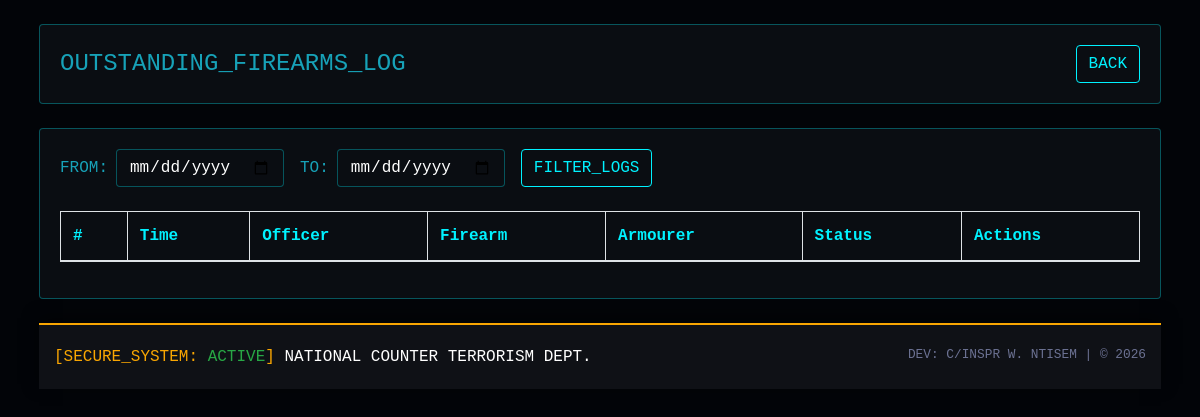
/not-returns-firearms.php (signed in), run on an earlier commit of the app's database.
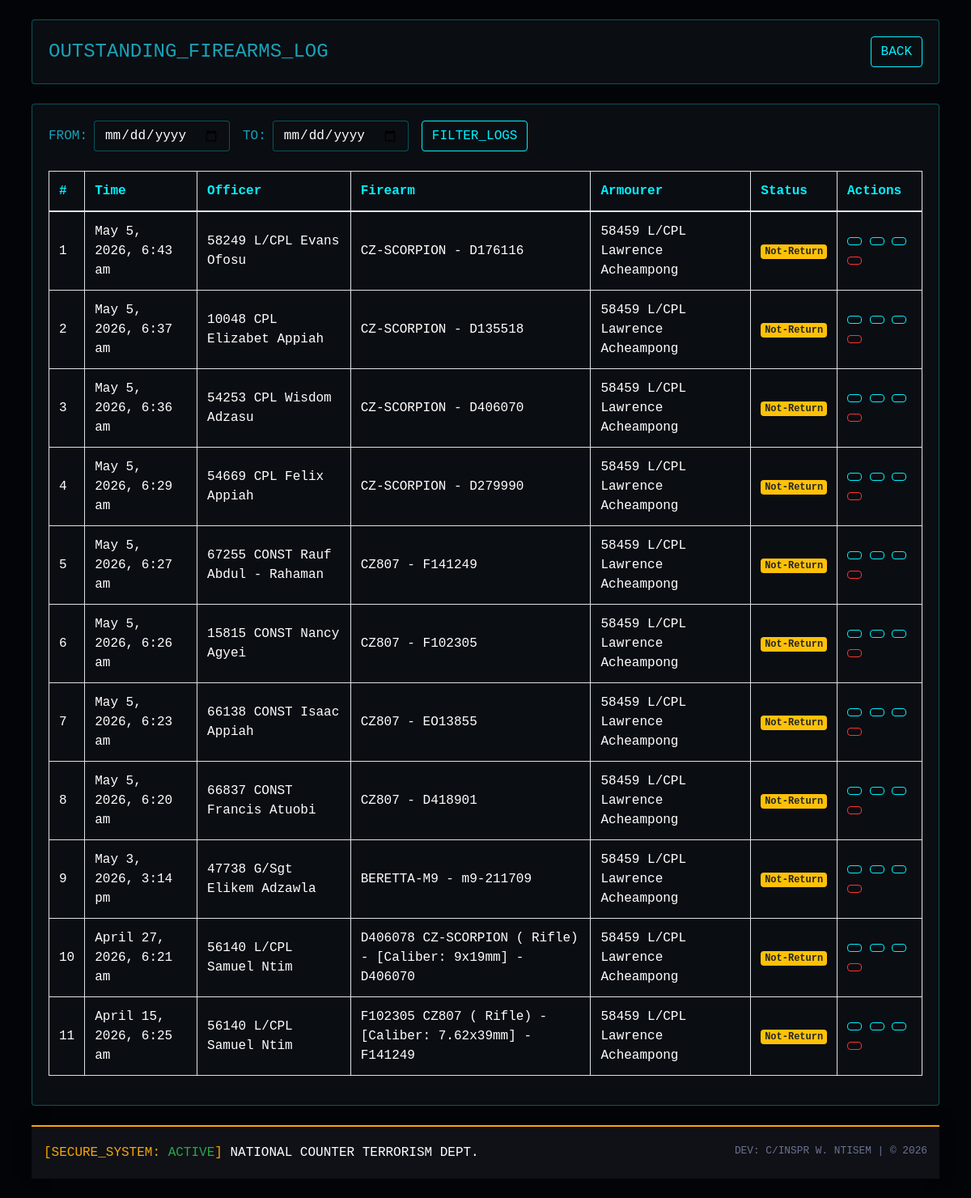
And on a later commit of the database.
### tables this page shows
CREATE TABLE `bookings` (
  `bookingID` int(100) NOT NULL,
  `bookingCode` varchar(100) NOT NULL,
  `firearmID` varchar(100) NOT NULL,
  `ammoID` varchar(100) NOT NULL,
  `officerID` varchar(100) NOT NULL,
  `booking_time` varchar(200) NOT NULL,
  `armourer_issuer` varchar(500) NOT NULL,
  `officer_image` varchar(500) NOT NULL,
  `to_officer` varchar(500) NOT NULL,
  `firearm_name` varchar(500) NOT NULL,
  `firearm_serial_no` varchar(200) NOT NULL,
  `firearm_class` varchar(200) NOT NULL,
  `quantity_issued` int(100) NOT NULL,
  `firearm_state` varchar(200) NOT NULL,
  `ammunition_name` varchar(500) NOT NULL,
  `number_of_rounds` int(200) NOT NULL,
  `ammo_returned` int(200) NOT NULL,
  `ammo_state` varchar(200) NOT NULL,
  `no_faulty_ammo` int(200) NOT NULL,
  `duty_type` varchar(500) NOT NULL,
  `duty_location` varchar(500) NOT NULL,
  `duty_duration` varchar(200) NOT NULL,
  `returns` varchar(200) NOT NULL,
  `comment` varchar(1000) NOT NULL,
  `returned_time` varchar(200) NOT NULL,
  `datetime` timestamp NOT NULL DEFAULT current_timestamp() ON UPDATE current_timestamp(),
  `is_deleted` tinyint(1) DEFAULT 0
);

### not-returns-firearms.php (the view, shortened to what this page needs)
<?php
require_once('functions.php');
$startDate = $_GET['start_date'] ?? null;
$endDate = $_GET['end_date'] ?? null;
$query = "SELECT * FROM bookings WHERE TRIM(returns) = 'Not-Return' AND is_deleted = 0";
$params = [];
$query .= " ORDER BY bookingID DESC";
$stmt = $pdo->prepare($query);
$stmt->execute($params);
$bookings = $stmt->fetchAll();
?>
<!DOCTYPE html>
<html lang="en">
<head>
    <link rel="stylesheet" href="assets/vendors/mdi/css/materialdesignicons.min.css">
    <link rel="stylesheet" href="assets/vendors/css/vendor.bundle.base.css">
    <link rel="stylesheet" href="assets/css/style.css">
    <link rel="stylesheet" href="https://maxcdn.bootstrapcdn.com/bootstrap/4.5.2/css/bootstrap.min.css">
    <link rel="stylesheet" href="https://cdn.datatables.net/1.10.22/css/dataTables.bootstrap4.min.css">
</head>
<body>
    <div class="container-scroller">
        <div class="container-fluid page-body-wrapper">
            <div class="main-panel p-4 w-100">
                <div class="card mb-4">
                    <div class="card-body d-flex justify-content-between align-items-center">
                        <h4 class="text-info mb-0">
                            <i class="mdi mdi-alert-circle text-warning"></i> OUTSTANDING_FIREARMS_LOG
                        </h4>
                        <div>
                            <a href="javascript:history.back();" class="btn btn-tactical">
                                <i class="mdi mdi-arrow-left"></i> BACK
                            </a>
                        </div>
                    </div>
                </div>
                <div class="card mb-4">
                    <div class="card-body">
                        <form method="GET" class="form-inline mb-4">
                            <label class="mr-2 text-info">FROM:</label>
                            <input type="date" name="start_date" class="form-control mr-3" value="<?= htmlspecialchars($startDate ?? '') ?>">
                            <label class="mr-2 text-info">TO:</label>
                            <input type="date" name="end_date" class="form-control mr-3" value="<?= htmlspecialchars($endDate ?? '') ?>">
                            <button type="submit" class="btn btn-tactical"><i class="mdi mdi-filter"></i> FILTER_LOGS</button>
                        </form>
                        <div class="table-responsive">
                            <table id="mainTable" class="table table-bordered table-hover">
                                <thead>
                                    <tr>
                                        <th>#</th>
                                        <th>Time</th>
                                        <th>Officer</th>
                                        <th>Firearm</th>
                                        <th>Armourer</th>
                                        <th>Status</th>
                                        <th>Actions</th>
                                    </tr>
                                </thead>
                                <tbody>
                                    <?php if(!empty($bookings)): ?>
                                        <?php foreach ($bookings as $i => $b): ?>
                                            <tr>
                                                <td><?= $i + 1 ?></td>
                                                <td><?= htmlspecialchars($b['booking_time']) ?></td>
                                                <td><?= htmlspecialchars($b['to_officer']) ?></td>
                                                <td><?= htmlspecialchars($b['firearm_name'] . ' - ' . $b['firearm_serial_no']) ?></td>
                                                <td><?= htmlspecialchars($b['armourer_issuer']) ?></td>
                                                <td><span class="badge badge-warning"><?= htmlspecialchars($b['returns']) ?></span></td>
                                                <td>
                                                    <button class="btn btn-tactical btn-sm" onclick="viewDetails(<?= $b['bookingID'] ?>)" title="View Details">
                                                    </button>
                                                    <a href="officer-details.php?officerID=<?= htmlspecialchars($b['officerID']) ?>" class="btn btn-tactical btn-sm" title="Officer Tracking">
                                                    </a>
                                                    <button class="btn btn-tactical btn-sm" onclick="openReturnModal(<?= $b['bookingID'] ?>, 'Returned', <?= htmlspecialchars($b['number_of_rounds'] ?? 0) ?>)" title="Return Asset">
                                                    </button>
                                                    <button class="btn btn-danger-tactical btn-sm" onclick="confirmArchive(<?= $b['bookingID'] ?>)" title="Archive">
                                                    </button>
                                                </td>
                                            </tr>
                                        <?php endforeach; ?>
                                    <?php endif; ?>
                                </tbody>
                            </table>
                        </div>
                    </div>
                </div>
                <?php require_once('includes/footer.php'); ?>
            </div>
        </div>
    </div>
</body>
</html>

### includes/footer.php (shortened to what this page needs)
<footer class="footer" style="background: #0a0c10; border-top: 2px solid #f9a602; padding: 20px 0;">
    <div class="container-fluid">
        <div class="d-sm-flex justify-content-center justify-content-sm-between">
            <span class="text-muted text-center text-sm-left d-block d-sm-inline-block" style="color: #fff !important;">
                <span style="color: #f9a602;">[SECURE_SYSTEM: <span style="color: #28a745;">ACTIVE</span>]</span> NATIONAL COUNTER TERRORISM DEPT.
            </span>
            <span class="float-none float-sm-right d-block mt-1 mt-sm-0 text-center" style="color: #6c7293;font-size: 0.8rem;">
                DEV: <span>C/INSPR W. NTISEM</span> | &copy; <?php echo date("Y"); ?>
            </span>
        </div>
    </div>
</footer>

### css/style.css (style rules this page uses)
:root { --primary: #EB1616; --secondary: #191C24; --light: #6C7293; --dark: #000000; }
.footer { border-top: 1px solid #333; background: #0f1116 !important; color: #ffffff; box-shadow: 0px -5px 15px rgba(0,0,0,0.5); }
.btn { transition: .5s; }

### not-returns-firearms.php (style rules this page uses)
:root { --neon: #00f2ff; --bg-deep: #020408; --card-bg: #0a0d12; --danger: #ff3333; }
body { background: var(--bg-deep); font-family: 'JetBrains Mono', monospace; color: #e0e0e0; }
.card { background: var(--card-bg); border: 1px solid #00f2ff50; }
.table { color: #fff; }
th { color: var(--neon); }
.table td { vertical-align: middle; }
.btn-tactical { background: transparent; border: 1px solid var(--neon); color: var(--neon); border-radius: 4px; font-family: inherit; }
.btn-danger-tactical { background: transparent; border: 1px solid var(--danger); color: var(--danger); border-radius: 4px; font-family: inherit; }
.form-control { background-color: var(--card-bg); border: 1px solid #00f2ff50; color: #fff; font-family: inherit; }

What changed in the data, as far as the page shows it:
added bookings: booking_time "May 5, 2026, 6:43 am", to_officer "58249 L/CPL Evans Ofosu", firearm_name+firearm_serial_no "CZ-SCORPION - D176116", armourer_issuer "58459 L/CPL Lawrence Acheampong", returns "Not-Return"
added bookings: booking_time "May 5, 2026, 6:37 am", to_officer "10048 CPL Elizabet Appiah", firearm_name+firearm_serial_no "CZ-SCORPION - D135518", armourer_issuer "58459 L/CPL Lawrence Acheampong", returns "Not-Return"
added bookings: booking_time "May 5, 2026, 6:36 am", to_officer "54253 CPL Wisdom Adzasu", firearm_name+firearm_serial_no "CZ-SCORPION - D406070", armourer_issuer "58459 L/CPL Lawrence Acheampong", returns "Not-Return"
added bookings: booking_time "May 5, 2026, 6:29 am", to_officer "54669 CPL Felix Appiah", firearm_name+firearm_serial_no "CZ-SCORPION - D279990", armourer_issuer "58459 L/CPL Lawrence Acheampong", returns "Not-Return"
added bookings: booking_time "May 5, 2026, 6:27 am", to_officer "67255 CONST Rauf Abdul - Rahaman", firearm_name+firearm_serial_no "CZ807 - F141249", armourer_issuer "58459 L/CPL Lawrence Acheampong", returns "Not-Return"
added bookings: booking_time "May 5, 2026, 6:26 am", to_officer "15815 CONST Nancy Agyei", firearm_name+firearm_serial_no "CZ807 - F102305", armourer_issuer "58459 L/CPL Lawrence Acheampong", returns "Not-Return"
added bookings: booking_time "May 5, 2026, 6:23 am", to_officer "66138 CONST Isaac Appiah", firearm_name+firearm_serial_no "CZ807 - EO13855", armourer_issuer "58459 L/CPL Lawrence Acheampong", returns "Not-Return"
added bookings: booking_time "May 5, 2026, 6:20 am", to_officer "66837 CONST Francis Atuobi", firearm_name+firearm_serial_no "CZ807 - D418901", armourer_issuer "58459 L/CPL Lawrence Acheampong", returns "Not-Return"
added bookings: booking_time "May 3, 2026, 3:14 pm", to_officer "47738 G/Sgt Elikem Adzawla", firearm_name+firearm_serial_no "BERETTA-M9 - m9-211709", armourer_issuer "58459 L/CPL Lawrence Acheampong", returns "Not-Return"
added bookings: booking_time "April 27, 2026, 6:21 am", to_officer "56140 L/CPL Samuel Ntim", firearm_name+firearm_serial_no "D406078 CZ-SCORPION ( Rifle) - [Caliber: 9x19mm] - D406070", armourer_issuer "58459 L/CPL Lawrence Acheampong", returns "Not-Return"
added bookings: booking_time "April 15, 2026, 6:25 am", to_officer "56140 L/CPL Samuel Ntim", firearm_name+firearm_serial_no "F102305 CZ807 ( Rifle) - [Caliber: 7.62x39mm] - F141249", armourer_issuer "58459 L/CPL Lawrence Acheampong", returns "Not-Return"
